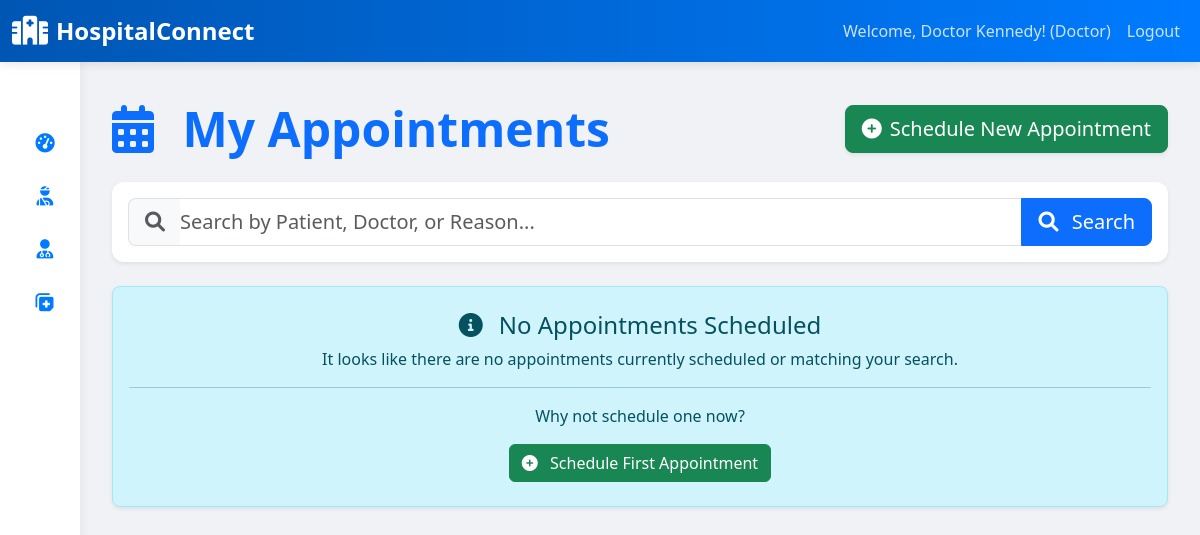
/appointments/ (signed in), run on an earlier commit of the app's database.
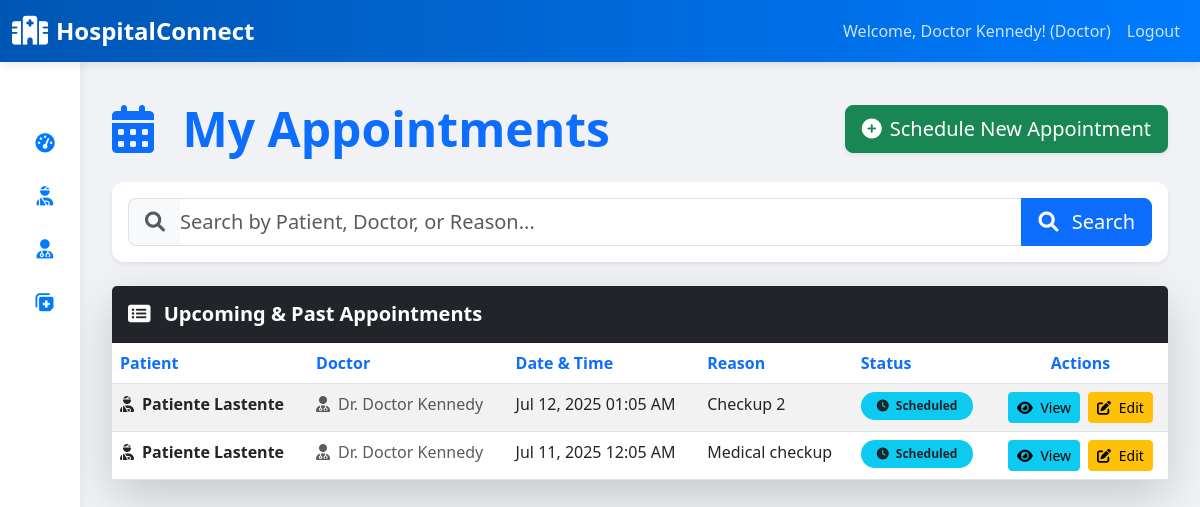
And on a later commit of the database.
### clinical_app/models.py (models this page shows, shortened)
class Appointment(models.Model):
    patient = models.ForeignKey(Patient, on_delete=models.CASCADE, related_name='appointments')
    doctor = models.ForeignKey(Doctor, on_delete=models.CASCADE, related_name='appointments')
    appointment_date = models.DateTimeField(null=True, blank=True)
    appointment_time = models.DateTimeField(null=True, blank=True)
    reason_for_visit = models.TextField()
    status_choices = (
        ('scheduled', 'Scheduled'),
        ('completed', 'Completed'),
        ('cancelled', 'Cancelled'),
        ('rescheduled', 'Rescheduled'),
        ('no_show', 'No Show'),
    )
    status = models.CharField(max_length=20, choices=status_choices, default='scheduled')
    created_at = models.DateTimeField(auto_now_add=True)
    updated_at = models.DateTimeField(auto_now=True)
    class Meta:
        ordering = ['-appointment_date']

class Patient(models.Model):
    user = models.OneToOneField(User, on_delete=models.CASCADE, primary_key=True, limit_choices_to={'user_type': 'patient'})
    patient_id = models.CharField(max_length=20, unique=True, editable=False) # Auto-generated patient ID
    blood_group_choices = (
        ('A+', 'A+'), ('A-', 'A-'),
        ('B+', 'B+'), ('B-', 'B-'),
        ('AB+', 'AB+'), ('AB-', 'AB-'),
        ('O+', 'O+'), ('O-', 'O-'),
    )
    blood_group = models.CharField(max_length=5, choices=blood_group_choices, blank=True, null=True)
    emergency_contact_name = models.CharField(max_length=100)
    emergency_contact_phone = models.CharField(max_length=20)
    allergies = models.TextField(blank=True, null=True, help_text="List known allergies (e.g., medications, food)")
    pre_existing_conditions = models.TextField(blank=True, null=True, help_text="List any chronic conditions")
    registration_date = models.DateTimeField(auto_now_add=True)

class User(AbstractUser):
    USER_TYPE_CHOICES = (
        ('admin', 'Administrator'),
        ('doctor', 'Doctor'),
        ('nurse', 'Nurse'),
        ('pharmacist', 'Pharmacist'),
        ('lab_tech', 'Lab Technician'),
        ('radiologist', 'Radiologist'),
        ('patient', 'Patient'),
        ('receptionist', 'Receptionist'),
        ('procurement_officer', 'Procurement Officer'),
    )
    user_type = models.CharField(max_length=20, choices=USER_TYPE_CHOICES, default='patient')
    phone_number = models.CharField(max_length=20, blank=True, null=True)
    address = models.TextField(blank=True, null=True)
    date_of_birth = models.DateField(blank=True, null=True)
    gender_choices = (
        ('male', 'Male'),
        ('female', 'Female'),
    )
    gender = models.CharField(max_length=10, choices=gender_choices, blank=True, null=True)
    groups = models.ManyToManyField(
        'auth.Group',
        verbose_name=('groups'),
        blank=True,
        help_text=(
            'The groups this user belongs to. A user will get all permissions '
            'granted to each of their groups.'
        ),
        related_name="clinical_app_user_set", # Changed this line
        related_query_name="clinical_app_user",
    )
    user_permissions = models.ManyToManyField(
        'auth.Permission',
        verbose_name=('user permissions'),
        blank=True,
        help_text=('Specific permissions for this user.'),
        related_name="clinical_app_user_permissions_set", # Changed this line
        related_query_name="clinical_app_user",
    )

class Doctor(models.Model):
    user = models.OneToOneField(User, on_delete=models.CASCADE, primary_key=True, limit_choices_to={'user_type': 'doctor'})
    specialization = models.CharField(max_length=100)
    medical_license_number = models.CharField(max_length=50, unique=True)
    department = models.ForeignKey('Department', on_delete=models.SET_NULL, null=True, blank=True)
    years_of_experience = models.IntegerField(default=0, null=True, blank=True, help_text="Years of experience as a doctor.")

### clinical_app/views.py (the view, shortened to what this page needs)
# urls.py: path('appointments/', views.AppointmentListView.as_view(), name='appointment_list'),
class AppointmentListView(LoginRequiredMixin, ListView):
    model = Appointment
    template_name = 'clinical_app/appointment_list.html'
    context_object_name = 'appointments'
    paginate_by = 15 # As per your template
    def get_queryset(self):
        queryset = super().get_queryset()
        user = self.request.user
        search_query = self.request.GET.get('q') # Gets the 'q' parameter from the URL
        if user.user_type == 'patient':
            queryset = queryset.filter(patient__user=user)
        elif user.user_type == 'doctor':
            queryset = queryset.filter(doctor__user=user)
        queryset = queryset.order_by('-id') # Orders by newest first
        return queryset
    def get_context_data(self, **kwargs):
        context = super().get_context_data(**kwargs)
        context['title'] = 'My Appointments' if self.request.user.user_type in ['patient', 'doctor'] else 'All Appointments'
        return context

### clinical_app/templates/clinical_app/appointment_list.html (shortened to what the changed rows need)
{% extends "clinical_app/base.html" %}
{% block content %}
<div class="container-fluid py-4">
    <div class="d-flex justify-content-between align-items-center mb-4">
        <h1 class="display-5 fw-bold text-primary mb-0">
            <i class="fas fa-calendar-alt me-3"></i> {{ title }}
        </h1>
    </div>
    {% if appointments %}
    <div class="card shadow-lg">
        <div class="card-header bg-dark text-white py-3">
            <h5 class="mb-0 fw-bold"><i class="fas fa-list-alt me-2"></i> Upcoming & Past Appointments</h5>
        </div>
        <div class="card-body p-0">
            <div class="table-responsive">
                <table class="table table-hover table-striped mb-0">
                    <thead class="bg-light">
                        <tr>
                            <th scope="col" class="text-primary">Patient</th>
                            <th scope="col" class="text-primary">Doctor</th>
                            <th scope="col" class="text-primary">Date & Time</th>
                            <th scope="col" class="text-primary">Reason</th>
                            <th scope="col" class="text-primary">Status</th>
                            <th scope="col" class="text-center text-primary">Actions</th>
                        </tr>
                    </thead>
                    <tbody>
                        {% for appointment in appointments %}
                        <tr>
                            <td>
                                <a href="{% url 'patient_detail' appointment.patient.pk %}" class="text-decoration-none text-dark fw-bold">
                                    <i class="fas fa-user-injured me-2"></i>{{ appointment.patient.user.get_full_name }}
                                </a>
                            </td>
                            <td>
                                <a href="{% url 'doctor_detail' appointment.doctor.pk %}" class="text-decoration-none text-muted">
                                    <i class="fas fa-user-md me-2"></i>Dr. {{ appointment.doctor.user.get_full_name }}
                                </a>
                            </td>
                            <td>{{ appointment.appointment_date|date:"M d, Y h:i A" }}</td>
                            <td>{{ appointment.reason_for_visit|truncatechars:70 }}</td>
                            <td>
                                {% if appointment.status == 'scheduled' %}
                                    <span class="badge bg-info text-dark rounded-pill py-2 px-3"><i class="fas fa-clock me-1"></i> {{ appointment.get_status_display }}</span>
                                {% elif appointment.status == 'completed' %}
                                    <span class="badge bg-success rounded-pill py-2 px-3"><i class="fas fa-check-circle me-1"></i> {{ appointment.get_status_display }}</span>
                                {% elif appointment.status == 'cancelled' %}
                                    <span class="badge bg-danger rounded-pill py-2 px-3"><i class="fas fa-times-circle me-1"></i> {{ appointment.get_status_display }}</span>
                                {% elif appointment.status == 'no_show' %}
                                    <span class="badge bg-warning text-dark rounded-pill py-2 px-3"><i class="fas fa-user-slash me-1"></i> {{ appointment.get_status_display }}</span>
                                {% elif appointment.status == 'rescheduled' %}
                                    <span class="badge bg-primary rounded-pill py-2 px-3"><i class="fas fa-redo-alt me-1"></i> {{ appointment.get_status_display }}</span>
                                {% else %}
                                    <span class="badge bg-secondary rounded-pill py-2 px-3">{{ appointment.get_status_display }}</span>
                                {% endif %}
                            </td>
                            <td class="text-center">
                                <div class="d-flex justify-content-center gap-2">
                                    <a href="{% url 'appointment_detail' appointment.pk %}" class="btn btn-sm btn-info" data-bs-toggle="tooltip" data-bs-placement="top" title="View Details">
                                        <i class="fas fa-eye"></i> <span class="d-none d-md-inline ms-1">View</span>
                                    </a>
                                    {% if request.user.user_type == 'admin' or request.user.user_type == 'receptionist' or request.user.user_type == 'doctor' and appointment.doctor.user == request.user or request.user.user_type == 'patient' and appointment.patient.user == request.user %}
                                        <a href="{% url 'appointment_update' appointment.pk %}" class="btn btn-sm btn-warning" data-bs-toggle="tooltip" data-bs-placement="top" title="Edit Appointment">
                                            <i class="fas fa-edit"></i> <span class="d-none d-md-inline ms-1">Edit</span>
                                        </a>
                                    {% endif %}
                                </div>
                            </td>
                        </tr>
                        {% endfor %}
                    </tbody>
                </table>
            </div>
        </div>
    </div>
    {% else %}
    <div class="alert alert-info text-center py-4 shadow-sm rounded-3" role="alert">
        <h4 class="alert-heading"><i class="fas fa-info-circle me-3"></i>No Appointments Scheduled</h4>
        <p class="mb-0">It looks like there are no appointments currently scheduled or matching your search.</p>
        <hr>
        <p class="mb-0">Why not schedule one now?</p>
        <a href="{% url 'appointment_create' %}" class="btn btn-success mt-3">
            <i class="fas fa-plus-circle me-2"></i> Schedule First Appointment
        </a>
    </div>
    {% endif %}
</div>
{% endblock %}

What changed in the data, as far as the page shows it:
added Appointment: patient.user.get_full_name "Patiente Lastente", doctor.user.get_full_name "Doctor Kennedy", appointment_date "Jul 12, 2025 01:05 AM", reason_for_visit "Checkup 2", status "Scheduled", shows "Edit"
added Appointment: patient.user.get_full_name "Patiente Lastente", doctor.user.get_full_name "Doctor Kennedy", appointment_date "Jul 11, 2025 12:05 AM", reason_for_visit "Medical checkup", status "Scheduled", shows "Edit"
Also different on the page:
text no longer shown: "No Appointments Scheduled It looks like there are no appointments currently scheduled or matching your search. Why not schedule one now? Schedule First Appointment"
text now shown: "Upcoming & Past Appointments Patient Doctor Date & Time Reason Status Actions"
